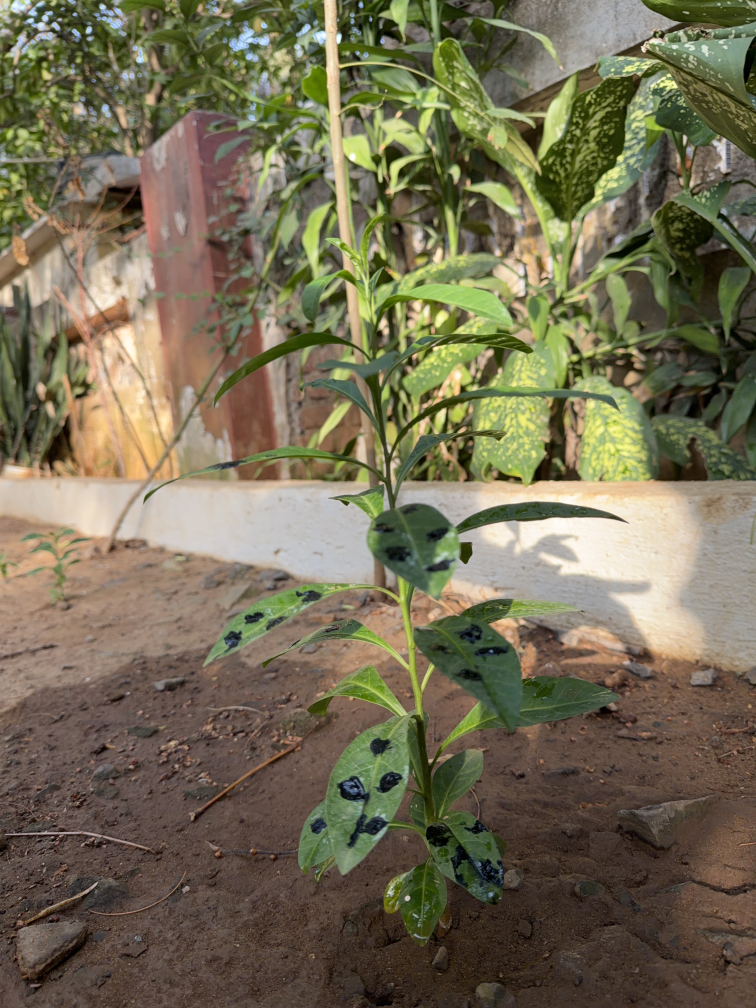
#> input picture Matter/Plant 1/Fungus/IMG_7688.JPG, 3024 x 4032 px (shown at 1/4 size); its folder holds only this picture in this run
$ python simple_label.py
#> lines starting #> are read from the running program, lines starting #| are printed output that depends on the picture
#> the answer given: 1
"""
Simple Manual Labeling Tool for Plant Disease Detection
Press keys to draw boxes and save labels
"""

import cv2
import os
from pathlib import Path

# Simple labeling class
class SimpleLabeler:
    def __init__(self, image_paths, output_dir, class_id):
        self.image_paths = sorted(image_paths)
        self.output_dir = Path(output_dir)
        self.output_dir.mkdir(exist_ok=True)
        self.class_id = class_id
        self.current_idx = 0
        self.boxes = []
        self.drawing = False
        self.start_point = None
        self.current_image = None
        self.display_image = None
        self.scale = 1  # Image scale if too large

    def load_image(self, idx):
#> called with idx = 0
        path = self.image_paths[idx]
        self.current_image_path = path
        img = cv2.imread(str(path))
#> img is the input picture: shape (4032, 3024, 3); mean B, G, R 84.6, 109.4, 116.6
        if img is None:
            print(f"Error loading {path}")
            return False

        # Scale if too large
        h, w = img.shape[:2]
#> h = 4032; w = 3024
        if max(h, w) > 1000:
            self.scale = 1000 / max(h, w)
#> self.scale = 0.248
            img = cv2.resize(img, None, fx=self.scale, fy=self.scale)
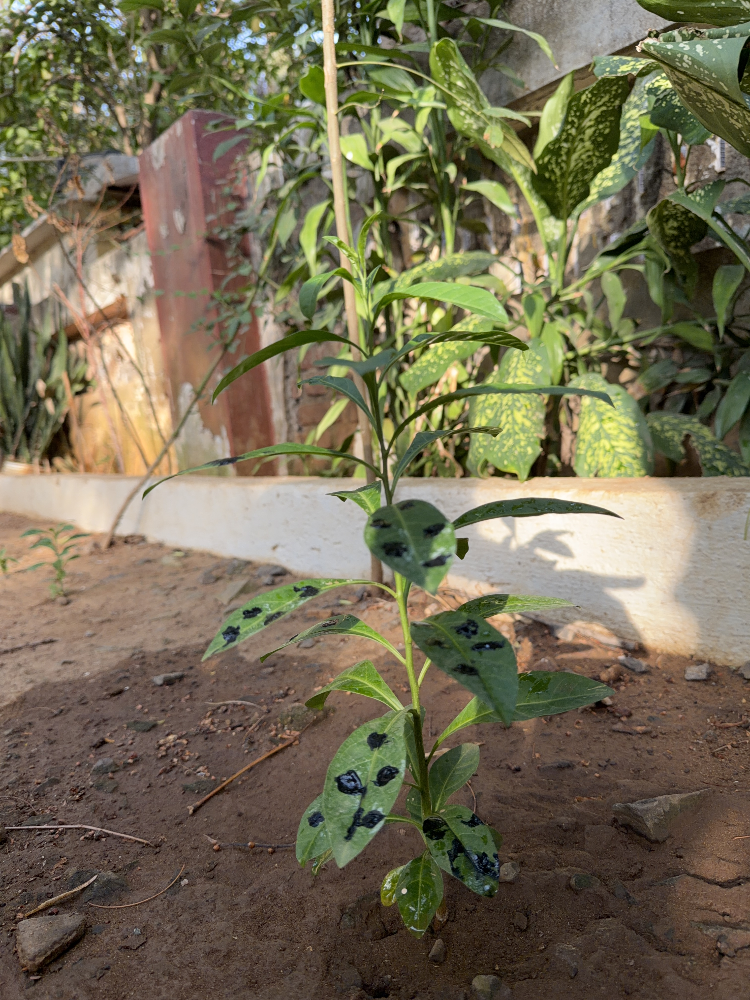
#> img: shape (1000, 750, 3); mean B, G, R 84.4, 109.3, 116.5

        self.current_image = img.copy()
        self.display_image = img.copy()
        self.boxes = []

        # Load existing boxes if any
        label_path = Path(str(path).replace('.jpg', '.txt').replace('.png', '.txt').replace('.JPG', '.txt').replace('.PNG', '.txt'))
        if label_path.exists():
            with open(label_path, 'r') as f:
                for line in f:
                    parts = line.strip().split()
                    if len(parts) >= 5:
                        # YOLO format: class x_center y_center width height
                        # Convert back to pixel coordinates
                        self.boxes.append([
                            float(parts[1]) * w,  # x_center
                            float(parts[2]) * h,  # y_center
                            float(parts[3]) * w,  # width
                            float(parts[4]) * h   # height
                        ])

        self.redraw()
        return True

    def redraw(self):
        self.display_image = self.current_image.copy()
        for box in self.boxes:
            x_center, y_center, box_w, box_h = box
            x1 = int((x_center - box_w / 2))
            y1 = int((y_center - box_h / 2))
            x2 = int((x_center + box_w / 2))
            y2 = int((y_center + box_h / 2))
            cv2.rectangle(self.display_image, (x1, y1), (x2, y2), (0, 255, 0), 2)
        cv2.imshow('Labeling Tool', self.display_image)

    def save(self):
        if not self.boxes:
            return

        h, w = self.current_image.shape[:2]

        # Get image path (original size, not scaled)
        label_path = self.output_dir / self.image_paths[self.current_idx].name
        label_path = label_path.with_suffix('.txt')

        with open(label_path, 'w') as f:
            for box in self.boxes:
                x_center, y_center, box_w, box_h = box
                # Normalize to 0-1
                xc = x_center / w
                yc = y_center / h
                bw = box_w / w
                bh = box_h / h
                f.write(f"{self.class_id} {xc:.6f} {yc:.6f} {bw:.6f} {bh:.6f}\n")

        print(f"✓ Saved {len(self.boxes)} boxes to {label_path.name}")

    def run(self):
        print("="*60)
        print("  Simple Plant Disease Labeling Tool")
        print("="*60)
        print("\nInstructions:")
        print("  Left Click + Drag: Draw box")
        print("  W: Save and next image")
        print("  S: Skip (no disease)")
        print("  Z: Undo last box")
        print("  A: Previous image")
        print("  Q: Quit and save\n")

        self.load_image(0)

        while self.current_idx < len(self.image_paths):
            key = cv2.waitKey(0) & 0xFF
#> (key q is pressed here)

            if key == ord('q'):
                self.save()
                print("\n✓ Quitting...")
                break
            elif key == ord('w'):
                self.save()
                self.current_idx += 1
                if self.current_idx < len(self.image_paths):
                    self.load_image(self.current_idx)
                else:
                    print("\n✓ All images labeled!")
                    break
            elif key == ord('s'):
                print(f"Skipping {self.image_paths[self.current_idx].name}")
                self.current_idx += 1
                if self.current_idx < len(self.image_paths):
                    self.load_image(self.current_idx)
                else:
                    print("\n✓ All images labeled!")
                    break
            elif key == ord('a'):
                if self.current_idx > 0:
                    self.save()
                    self.current_idx -= 1
                    self.load_image(self.current_idx)
            elif key == ord('z'):
                if self.boxes:
                    self.boxes.pop()
                    self.redraw()

            # Mouse callback for drawing
            cv2.setMouseCallback('Labeling Tool', self.mouse_callback)

        cv2.destroyAllWindows()

    def mouse_callback(self, event, x, y, flags, param):
        if event == cv2.EVENT_LBUTTONDOWN:
            self.drawing = True
            self.start_point = (x, y)
        elif event == cv2.EVENT_LBUTTONUP:
            if self.drawing and self.start_point:
                x1, y1 = self.start_point
                x2, y2 = x, y

                # Ensure proper order
                x1, x2 = min(x1, x2), max(x1, x2)
                y1, y2 = min(y1, y2), max(y1, y2)

                # Convert to center, width, height format
                x_center = (x1 + x2) / 2 / self.scale
                y_center = (y1 + y2) / 2 / self.scale
                box_w = (x2 - x1) / self.scale
                box_h = (y2 - y1) / self.scale

                self.boxes.append([x_center, y_center, box_w, box_h])
                self.drawing = False
                self.start_point = None
                self.redraw()

        elif event == cv2.EVENT_MOUSEMOVE and self.drawing:
            if self.start_point:
                self.display_image = self.current_image.copy()
                for box in self.boxes:
                    x_center, y_center, box_w, box_h = box
                    x1 = int((x_center - box_w / 2))
                    y1 = int((y_center - box_h / 2))
                    x2 = int((x_center + box_w / 2))
                    y2 = int((y_center + box_h / 2))
                    cv2.rectangle(self.display_image, (x1, y1), (x2, y2), (0, 255, 0), 2)

                # Draw current box being drawn
                cv2.rectangle(self.display_image, self.start_point, (x, y), (255, 0, 0), 2)
                cv2.imshow('Labeling Tool', self.display_image)


def main():
    # Setup paths
    base_path = Path("plant_dataset/raw")

    print("="*60)
    print("  Plant Disease Labeling")
    print("="*60)

    # Choose class
    print("\nWhich class are you labeling?")
    print("  1. Fungus")
    print("  2. Pest")
    choice = input("Enter choice (1 or 2): ")

    if choice == "1":
        class_name = "fungus"
        class_id = 0
    elif choice == "2":
        class_name = "pest"
        class_id = 1
    else:
        print("Invalid choice. Exiting.")
        return

    # Get images
    image_dir = base_path / class_name
    images = list(image_dir.glob('*.jpg')) + list(image_dir.glob('*.png')) + list(image_dir.glob('*.JPG')) + list(image_dir.glob('*.PNG'))

    if not images:
        print(f"No images found in {image_dir}")
        return

    print(f"\nFound {len(images)} images")

    # Create labeler
    labeler = SimpleLabeler(images, image_dir, class_id)
    labeler.run()

if __name__ == "__main__":
    main()

$ run again, on Matter/Plant 1/Fungus/IMG_7692.JPG
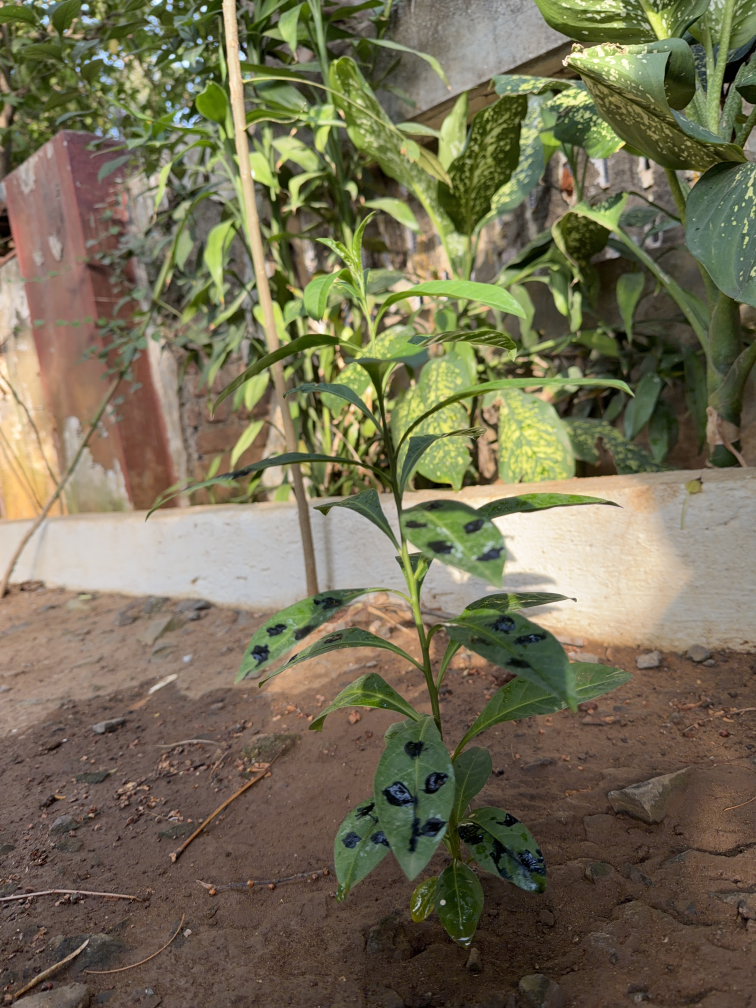
#> input picture Matter/Plant 1/Fungus/IMG_7692.JPG, 3024 x 4032 px (shown at 1/4 size)
#> in load_image, img is the input picture: shape (4032, 3024, 3); mean B, G, R 85.2, 110.6, 116.7
#> in load_image, `img = cv2.resize(img, None, fx=self.scale, fy=self.scale)`:
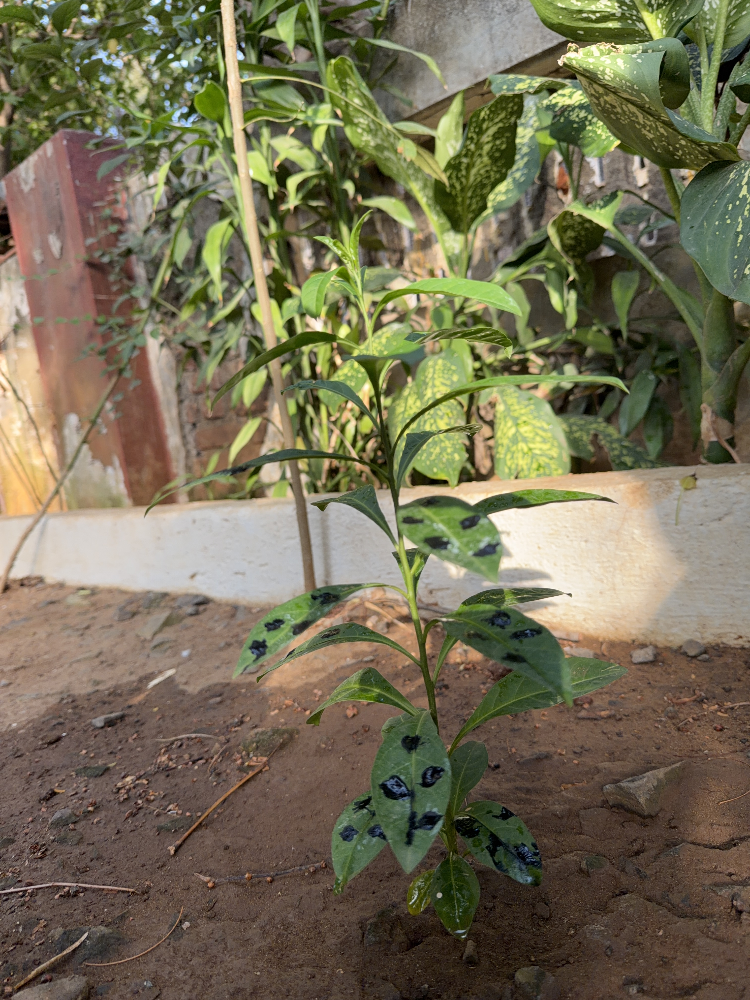
#> img: shape (1000, 750, 3); mean B, G, R 85.1, 110.4, 116.6

$ run again, on Matter/Plant 1/Fungus/IMG_7693.JPG
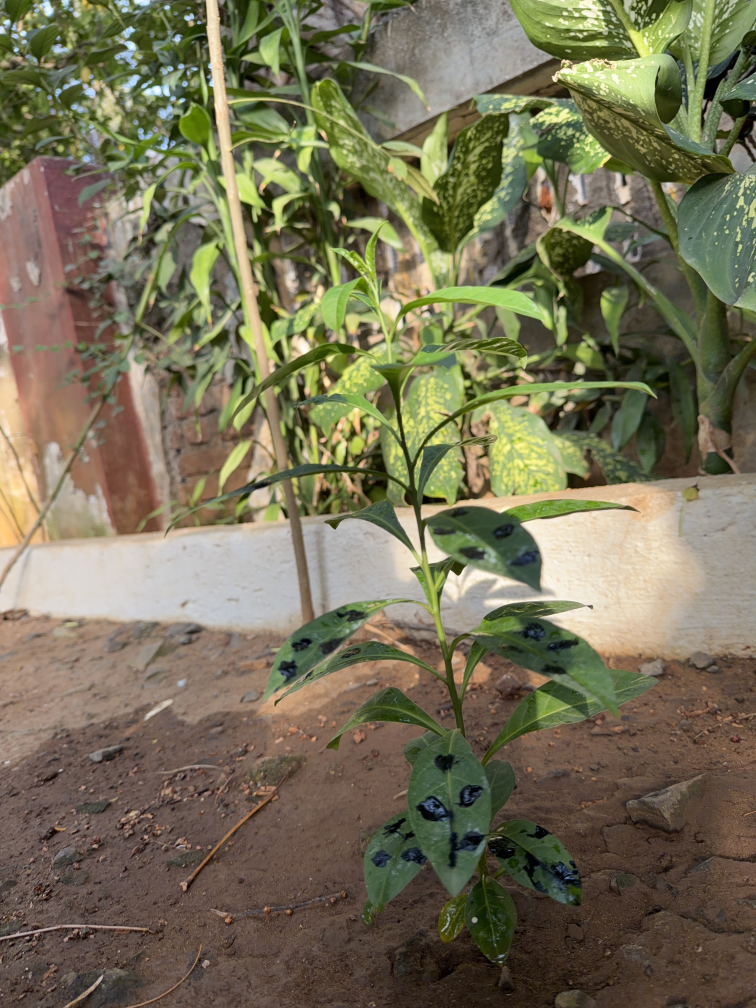
#> input picture Matter/Plant 1/Fungus/IMG_7693.JPG, 3024 x 4032 px (shown at 1/4 size)
#> in load_image, img is the input picture: shape (4032, 3024, 3); mean B, G, R 86.6, 112.5, 117.9
#> in load_image, `img = cv2.resize(img, None, fx=self.scale, fy=self.scale)`:
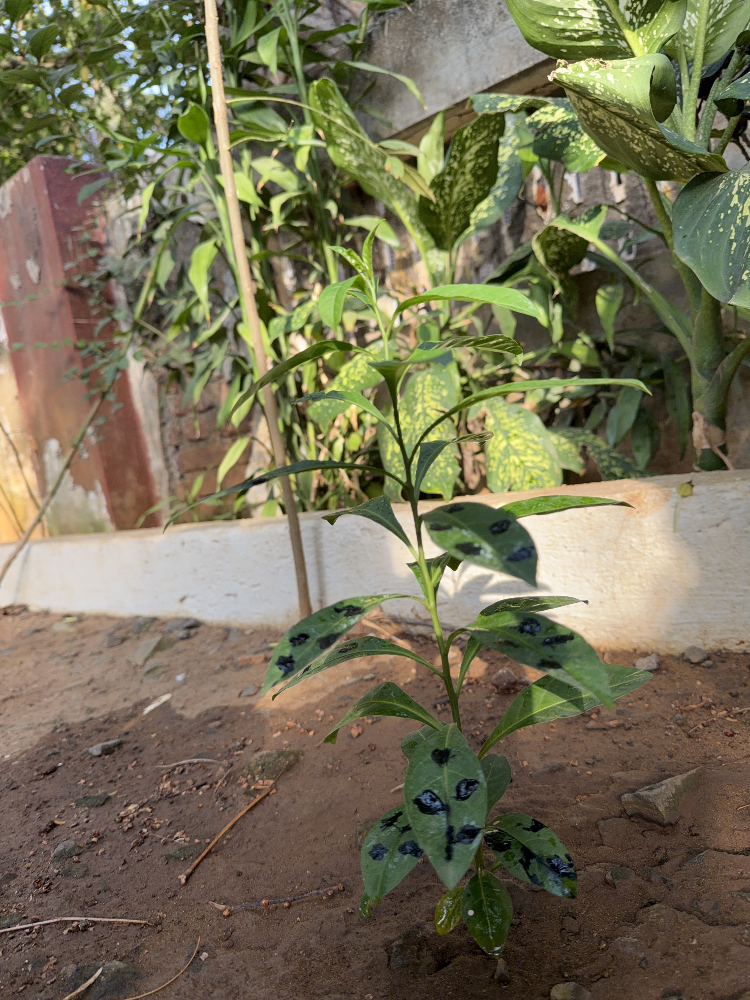
#> img: shape (1000, 750, 3); mean B, G, R 86.5, 112.3, 117.8

$ run again, on Matter/Plant 1/Fungus/IMG_7694.JPG
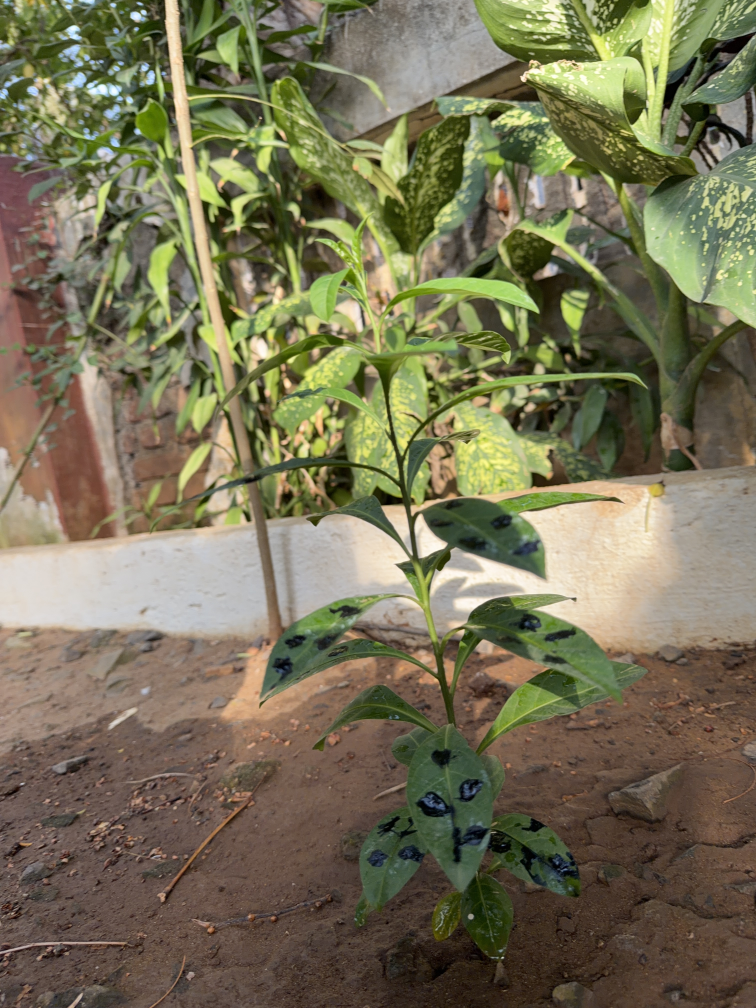
#> input picture Matter/Plant 1/Fungus/IMG_7694.JPG, 3024 x 4032 px (shown at 1/4 size)
#> in load_image, img is the input picture: shape (4032, 3024, 3); mean B, G, R 86.3, 113.7, 119
#> in load_image, `img = cv2.resize(img, None, fx=self.scale, fy=self.scale)`:
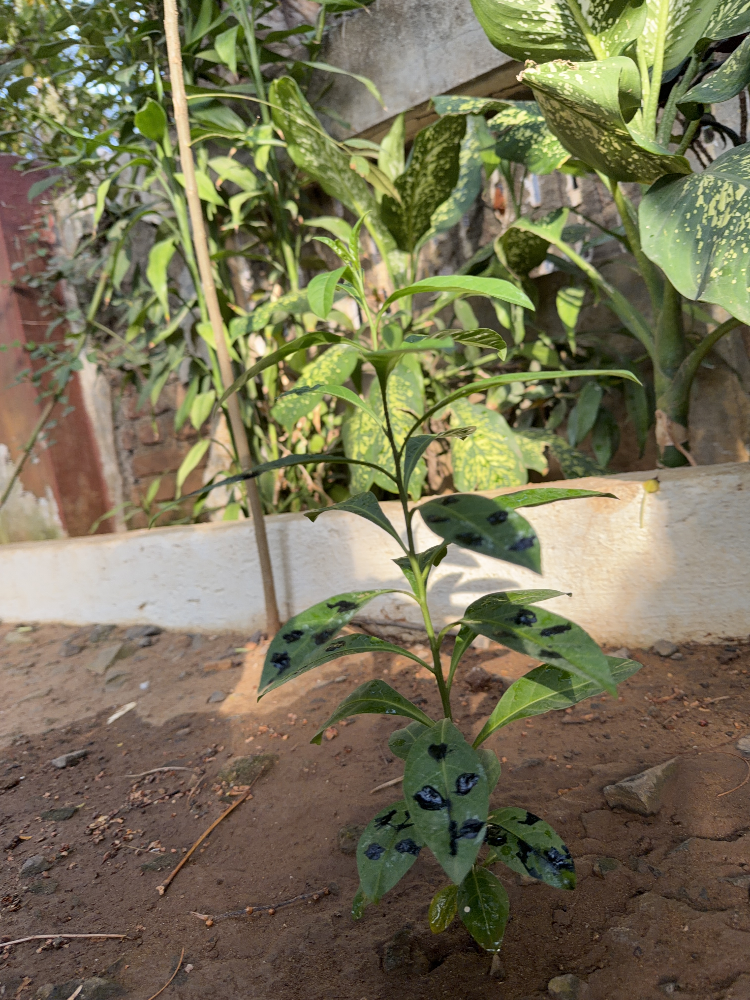
#> img: shape (1000, 750, 3); mean B, G, R 86.2, 113.6, 118.9

$ run again, on Matter/Plant 1/Fungus/IMG_7689.JPG
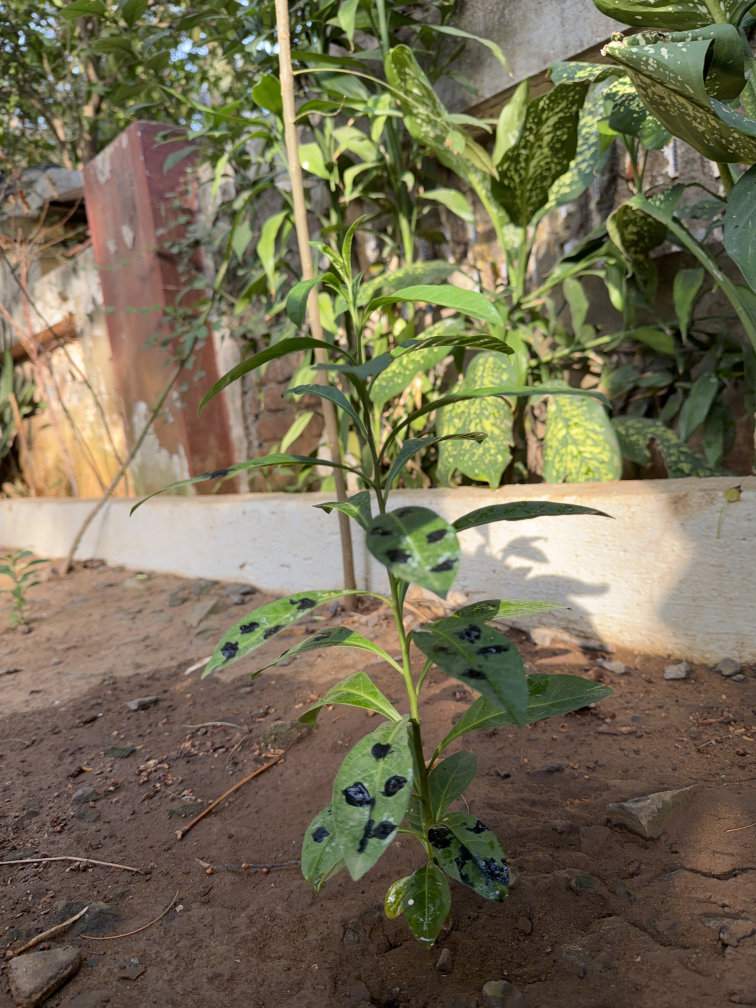
#> input picture Matter/Plant 1/Fungus/IMG_7689.JPG, 3024 x 4032 px (shown at 1/4 size)
#> in load_image, img is the input picture: shape (4032, 3024, 3); mean B, G, R 84.9, 109.9, 117
#> in load_image, `img = cv2.resize(img, None, fx=self.scale, fy=self.scale)`:
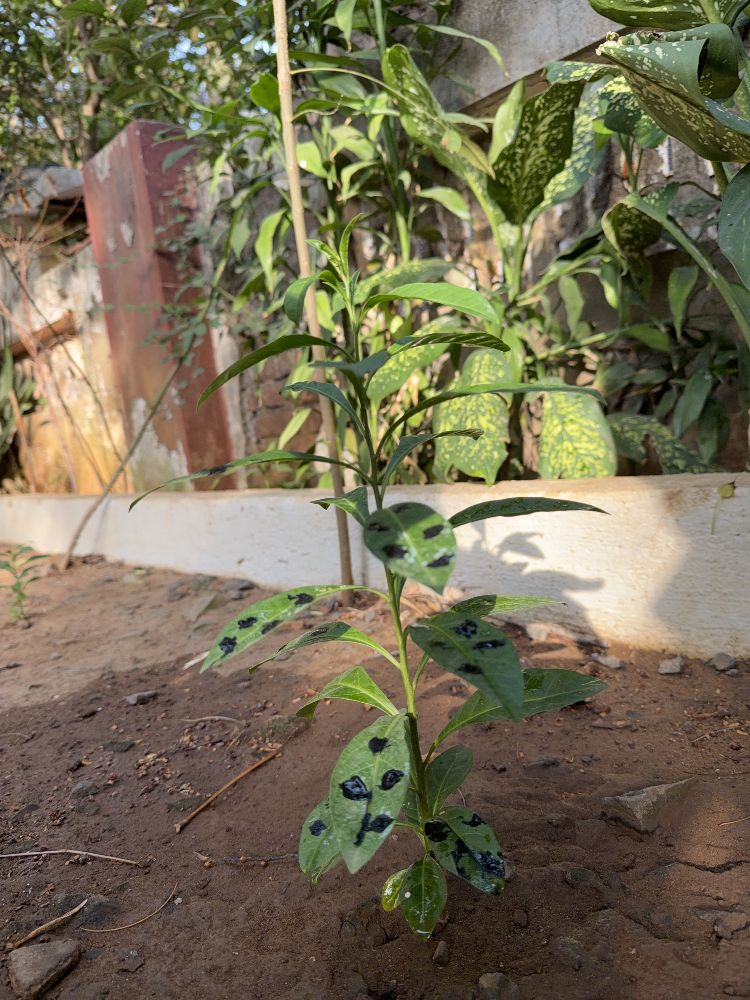
#> img: shape (1000, 750, 3); mean B, G, R 84.8, 109.8, 116.8
